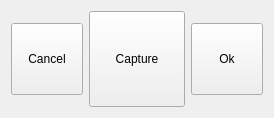
           <widget class="QWidget" name="pageCameraMode">
            <layout class="QHBoxLayout" name="horizontalLayout_7">
             <item>
              <widget class="QToolButton" name="buttonDiscard">
               <property name="minimumSize">
                <size>
                 <width>72</width>
                 <height>72</height>
                </size>
               </property>
               <property name="maximumSize">
                <size>
                 <width>72</width>
                 <height>72</height>
                </size>
               </property>
               <property name="statusTip">
                <string>Discard image</string>
               </property>
               <property name="text">
                <string>Cancel</string>
               </property>
               <property name="icon">
                <iconset resource="../resource/kirinresource.qrc">
                 <normaloff>:/icons/icons/cross.png</normaloff>:/icons/icons/cross.png</iconset>
               </property>
               <property name="iconSize">
                <size>
                 <width>64</width>
                 <height>48</height>
                </size>
               </property>
               <property name="toolButtonStyle">
                <enum>Qt::ToolButtonTextUnderIcon</enum>
               </property>
              </widget>
             </item>
             <item>
              <widget class="QToolButton" name="buttonCapture">
               <property name="minimumSize">
                <size>
                 <width>96</width>
                 <height>96</height>
                </size>
               </property>
               <property name="maximumSize">
                <size>
                 <width>96</width>
                 <height>96</height>
                </size>
               </property>
               <property name="statusTip">
                <string>Capture by camera</string>
               </property>
               <property name="text">
                <string>Capture</string>
               </property>
               <property name="icon">
                <iconset resource="../resource/kirinresource.qrc">
                 <normaloff>:/icons/icons/camera.png</normaloff>:/icons/icons/camera.png</iconset>
               </property>
               <property name="iconSize">
                <size>
                 <width>64</width>
                 <height>64</height>
                </size>
               </property>
               <property name="toolButtonStyle">
                <enum>Qt::ToolButtonTextUnderIcon</enum>
               </property>
              </widget>
             </item>
             <item>
              <widget class="QToolButton" name="buttonFinish">
               <property name="minimumSize">
                <size>
                 <width>72</width>
                 <height>72</height>
                </size>
               </property>
               <property name="maximumSize">
                <size>
                 <width>72</width>
                 <height>72</height>
                </size>
               </property>
               <property name="statusTip">
                <string>Save image with labels</string>
               </property>
               <property name="text">
                <string>Ok</string>
               </property>
               <property name="icon">
                <iconset resource="../resource/kirinresource.qrc">
                 <normaloff>:/icons/icons/checkmark.png</normaloff>:/icons/icons/checkmark.png</iconset>
               </property>
               <property name="iconSize">
                <size>
                 <width>64</width>
                 <height>48</height>
                </size>
               </property>
               <property name="toolButtonStyle">
                <enum>Qt::ToolButtonTextUnderIcon</enum>
               </property>
              </widget>
             </item>
            </layout>
           </widget>
